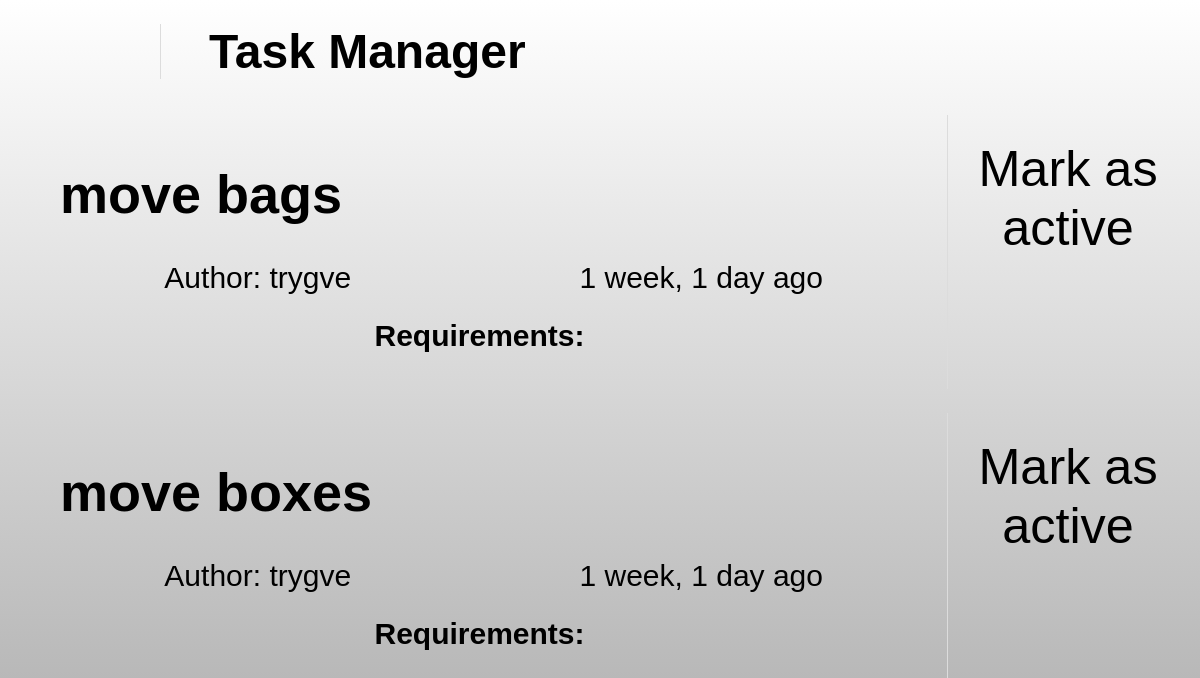
The app's page /, older data.
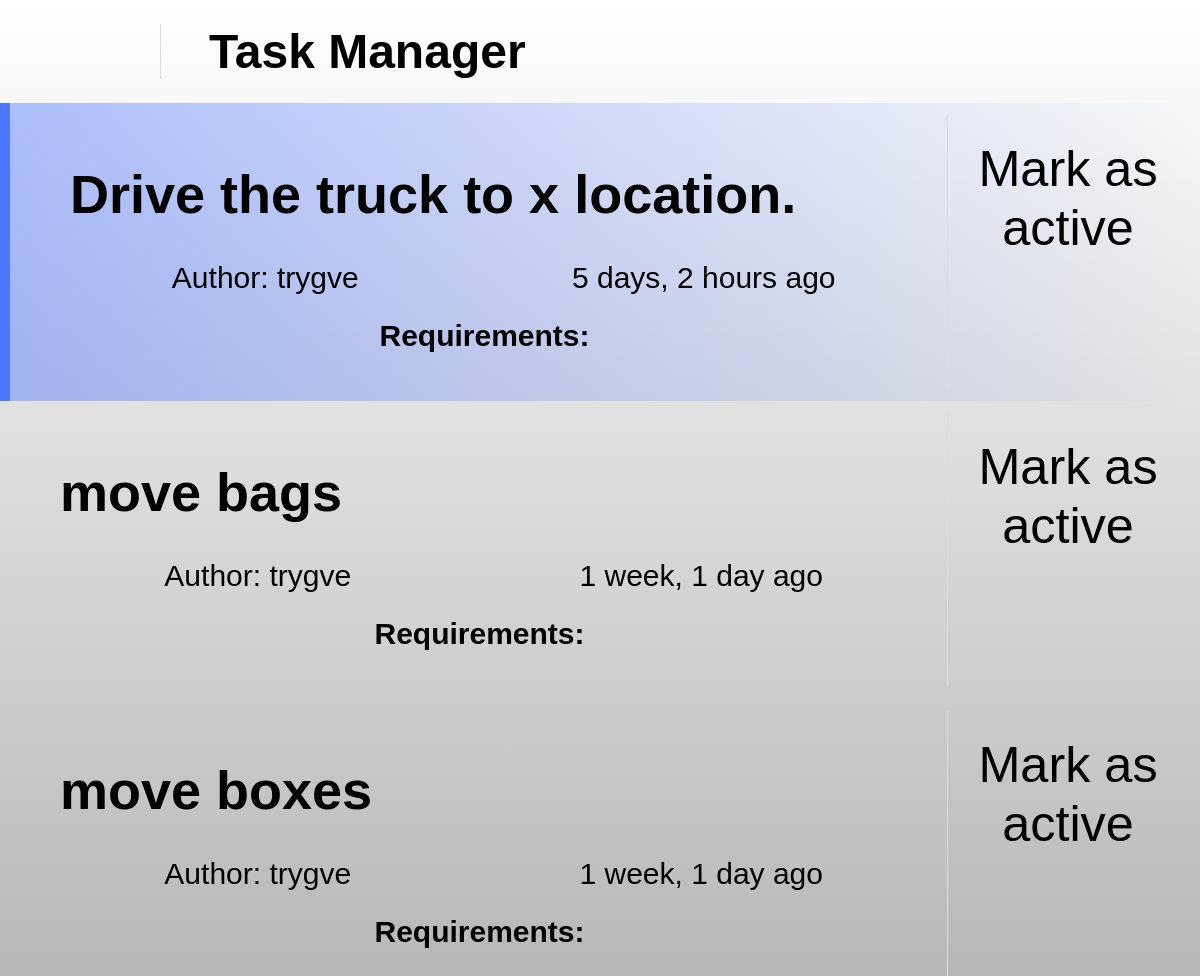
The same page, newer data.
### task_manager/models.py (models this page shows, shortened)
class Posts(Model):
    general_description = CharField(max_length=250)
    is_completed = BooleanField()
    is_important = BooleanField()
    datetime_posted = DateTimeField(default=timezone.now)
    expertise = ForeignKey(UserGroup, on_delete=CASCADE)
    author = ForeignKey(User, on_delete=CASCADE)
    is_inprogress = BooleanField(null=True)

### task_manager/views.py (the view)
# urls.py: path('', PostListView.as_view(), name="main-page"),
class PostListView(ListView):
    model = Posts
    template_name = 'task_manager/main_page.html'
    context_object_name = 'tasks'
    ordering = ['-datetime_posted']

### task_manager/templates/task_manager/main_page.html
{% extends 'task_manager/base.html' %}
{% block content %}
    {% if tasks %}
        <div class="posts">
            {% for task in tasks %}
                {% if task.is_completed == False %}
                    <div class="post {% if task.is_important %} important {% endif %}">
                        <div class="content post-element">
                            <h1 class="header">{{task.general_description}}</h1>
                            <p class="author small-element">Author: {{task.author}}</p>
                            <p class="time-stamp small-element">{{task.datetime_posted|timesince}} ago</p>
                            <p class="expertise small-element">Requirements: {{task.expertise}}</p>
                        </div>
                        <a href="{% url 'posts-detail' task.id %}"><button class="activate post-element">Mark as active</button></a>
                    </div>
                {% endif %}
            {% endfor %}
        </div>
    {% endif %}
{% endblock %}

### task_manager/templates/task_manager/base.html (shortened to what this page needs)
{% load static %}
<!DOCTYPE html>
<html lang="en">
<head>
    <link rel="stylesheet" type="text/css" href="{% static "task_manager/style.css" %}">
</head>
<body>
    <div class="banner">
        <h1 class="header-title">Task Manager</h1>
    </div>
    {% block content %}
    {% endblock %}
</body>
</html>

### task_manager/static/task_manager/style.css (style rules this page uses)
* { margin: 0; padding: 0; font-family: Arial, Helvetica, sans-serif; border: 0; background-color: inherit; }
body { background-image: linear-gradient(#ffffff, #b6b6b6); }
.banner { display: flex; flex-direction: row; align-items: center; margin: 1vw; text-align: left; padding: 1vw; font-size: 2vw; }
.header-title { border-left: 1px solid gainsboro; padding: 0 4vw; }
.important { border-left: 10px solid #4e77ff; background-image: linear-gradient(90deg, #4e77ff70, #c8d5ff00); }
.header { font-size: 4.5vw; padding: 2vw; text-align: left; }
.post { display:flex; flex-direction: row; padding: 1vw; }
.post-element { padding: 2vw; background-color: transparent; }
.small-element { font-size: 2.5vw; padding: 1vw; }
.expertise { font-weight: 600; }
.content { flex-grow: 2; text-align: center; border-right: 1px solid gainsboro; display: grid; grid-template-columns: 1fr 1fr; }
.header { grid-column-start: 1; grid-column-end: 3; }
.expertise { grid-column-start: 1; grid-column-end: 3; text-align: center; }
.activate { max-width: 20vw; font-size: 4.2vw; flex-shrink: 2; }

Row changes from the older to the newer data that the page shows:
added Posts: general_description "Drive the truck to x location.", author "trygve", datetime_posted "5 days, 2 hours", is_important True (drawn)
